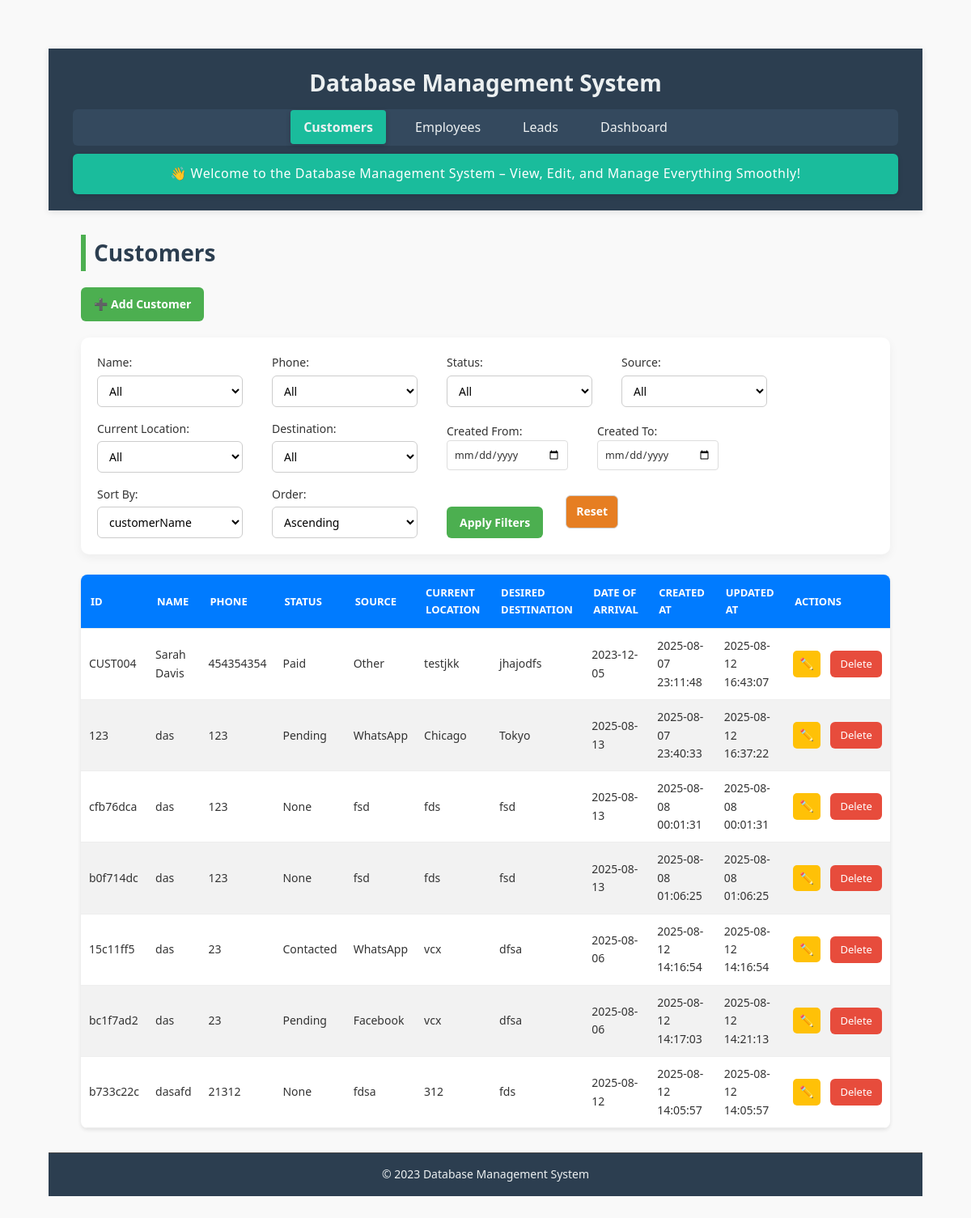
The page /customers on the database as committed earlier.
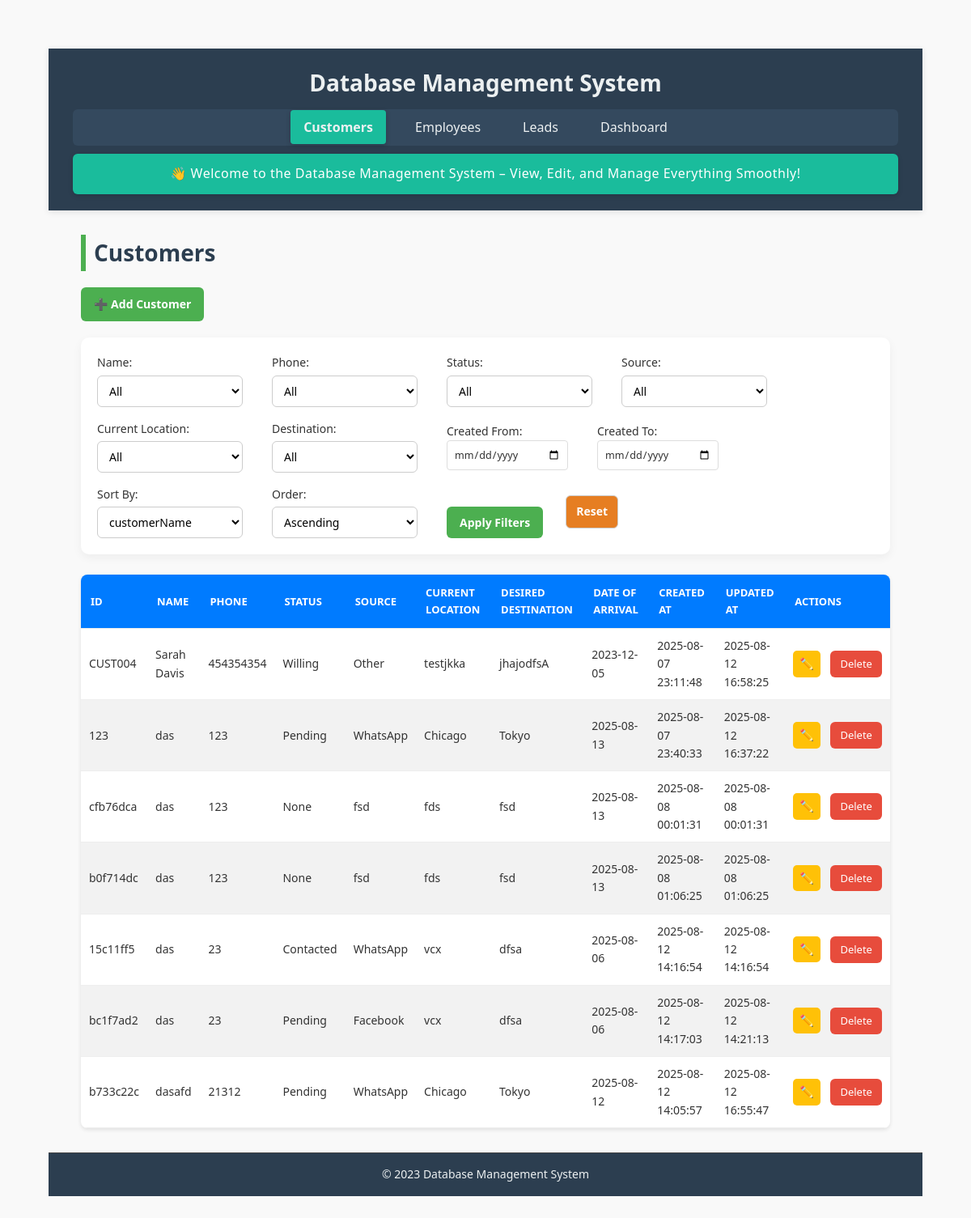
The same page on the database as committed later.
### tables this page shows
CREATE TABLE customers (
    customerId TEXT PRIMARY KEY,
    customerName TEXT NOT NULL,
    phone TEXT NOT NULL,
    source TEXT NOT NULL,
    currentLocation TEXT NOT NULL,
    desiredDestination TEXT NOT NULL,
    dateOfArrival TEXT,
    createdAt TEXT DEFAULT CURRENT_TIMESTAMP,
    updatedAt TEXT DEFAULT CURRENT_TIMESTAMP
, status TEXT);

### app.py (the view)
@app.route('/customers')
def customers():
    filters = {
        "customerName": request.args.get("customerName", ""),
        "phone": request.args.get("phone", ""),
        "source": request.args.get("source", ""),
        "currentLocation": request.args.get("currentLocation", ""),
        "desiredDestination": request.args.get("desiredDestination", ""),
        "start_date": request.args.get("start_date", ""),
        "end_date": request.args.get("end_date", "")
    }
    sort_by = request.args.get("sort_by", "customerName")
    sort_order = request.args.get("sort_order", "asc")
    query = "SELECT * FROM customers WHERE 1=1"
    params = []
    for col, val in filters.items():
        if val and col not in ["start_date", "end_date"]:
            query += f" AND {col} = ?"
            params.append(val)
    if filters['start_date']:
        query += " AND DATE(createdAt) >= ?"
        params.append(filters['start_date'])
    if filters['end_date']:
        query += " AND DATE(createdAt) <= ?"
        params.append(filters['end_date'])
    query += f" ORDER BY {sort_by} {sort_order.upper()}"
    with closing(get_db_connection()) as conn:
        with closing(conn.cursor()) as cursor:
            cursor.execute(query, params)
            customers = cursor.fetchall()
            column_values = {}
            for col in filters:
                if col not in ["start_date", "end_date"]:
                    cursor.execute(f"SELECT DISTINCT {col} FROM customers ORDER BY {col}")
                    column_values[col] = [row[0] for row in cursor.fetchall() if row[0]]
                else:
                    column_values[col] = []  # No dropdown for dates
    return render_template("customers.html",
                         customers=customers,
                         filters=filters,
                         sort_by=sort_by,
                         sort_order=sort_order,
                         column_values=column_values)

### app.py (called while the page is built)
def get_db_connection():
    conn = sqlite3.connect(DATABASE, timeout=10)
    conn.row_factory = sqlite3.Row
    conn.execute("PRAGMA journal_mode=WAL")
    return conn

### templates/customers.html (shortened to what this page needs)
{% extends "base.html" %}
{% block content %}
<h2>Customers</h2>
<div class="button-group">
    <a href="{{ url_for('add_customer') }}" class="btn">➕ Add Customer</a>
</div>
<form method="GET" action="{{ url_for('customers') }}" class="filter-form">
    <label>Name:
        <select name="customerName">
            <option value="">All</option>
        </select>
    </label>
    <label>Phone:
        <select name="phone">
            <option value="">All</option>
        </select>
    </label>
    <label>Status:
        <select name="status">
            <option value="">All</option>
        </select>
    </label>
    <label>Source:
        <select name="source">
            <option value="">All</option>
        </select>
    </label>
    <label>Current Location:
        <select name="currentLocation">
            <option value="">All</option>
        </select>
    </label>
    <label>Destination:
        <select name="desiredDestination">
            <option value="">All</option>
        </select>
    </label>
    <label>Created From:
        <input type="date" name="start_date" value="{{ filters.start_date }}">
    </label>
    <label>Created To:
        <input type="date" name="end_date" value="{{ filters.end_date }}">
    </label>
    <label>Sort By:
        <select name="sort_by">
            {% for col in ['customerId', 'customerName', 'phone', 'status', 'source', 'currentLocation', 'desiredDestination', 'dateOfArrival', 'createdAt', 'updatedAt'] %}
            <option value="{{ col }}" {% if sort_by == col %}selected{% endif %}>{{ col }}</option>
            {% endfor %}
        </select>
    </label>
    <label>Order:
        <select name="sort_order">
            <option value="asc" {% if sort_order == 'asc' %}selected{% endif %}>Ascending</option>
        </select>
    </label>
    <button type="submit" class="btn">Apply Filters</button>
    <a href="{{ url_for('customers') }}" class="btn danger">Reset</a>
</form>
<table>
    <thead>
        <tr>
            <th>ID</th>
            <th>Name</th>
            <th>Phone</th>
            <th>Status</th>
            <th>Source</th>
            <th>Current Location</th>
            <th>Desired Destination</th>
            <th>Date of Arrival</th>
            <th>Created At</th>
            <th>Updated At</th>
            <th>Actions</th>
        </tr>
    </thead>
    <tbody>
        {% for customer in customers %}
        <tr>
            <td>{{ customer.customerId }}</td>
            <td>{{ customer.customerName }}</td>
            <td>{{ customer.phone }}</td>
            <td>{{ customer.status }}</td>
            <td>{{ customer.source }}</td>
            <td>{{ customer.currentLocation }}</td>
            <td>{{ customer.desiredDestination }}</td>
            <td>{{ customer.dateOfArrival or '' }}</td>
            <td>{{ customer.createdAt }}</td>
            <td>{{ customer.updatedAt }}</td>
            <td>
                <a href="{{ url_for('edit_customer', customer_id=customer.customerId) }}" class="btn small">✏️</a>
                <a href="{{ url_for('delete_customer', customer_id=customer.customerId) }}" class="btn-delete"
                    onclick="return confirm('Are you sure you want to delete this customer?');">Delete</a>
            </td>
        </tr>
        {% endfor %}
    </tbody>
</table>
{% endblock %}

Rows that differ between the two databases and show on the page:
changed customers "CUST004": status "Paid" → "Willing"; currentLocation "testjkk" → "testjkka"; desiredDestination "jhajodfs" → "jhajodfsA"; updatedAt "2025-08-12 16:43:07" → "2025-08-12 16:58:25"
changed customers "dasafd": status "None" → "Pending"; source "fdsa" → "WhatsApp"; currentLocation "312" → "Chicago"; desiredDestination "fds" → "Tokyo"; updatedAt "2025-08-12 14:05:57" → "2025-08-12 16:55:47"
